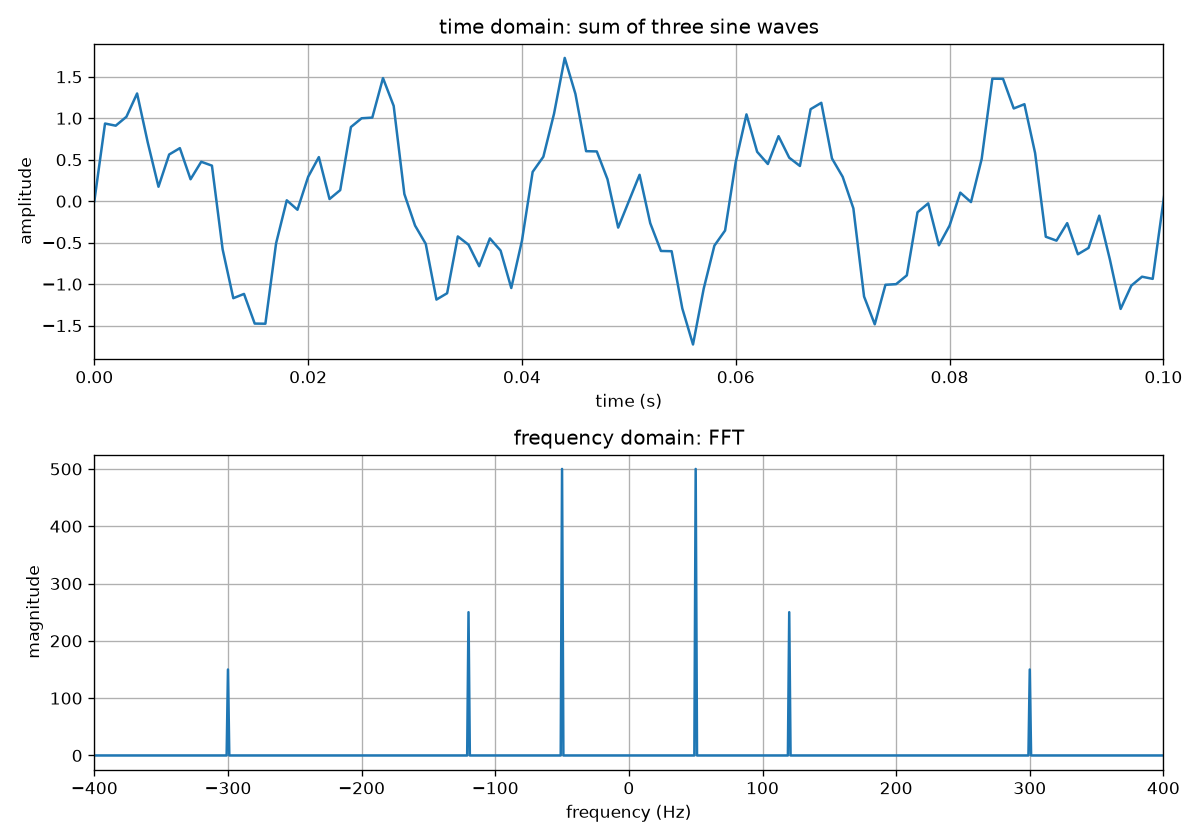

Generate this figure with Python:
# Verify that superimposed multi-frequency signals can be clearly separated in the frequency domain,
# yet no discernible structure is visible in the time-domain plot.

import matplotlib.pyplot as plt
import numpy as np


def make_sine(f, fs, duration, amp=1.0, phase=0.0):
    n = np.arange(int(fs * duration))
    t = n / fs
    x = amp * np.sin(2 * np.pi * f * t + phase)
    return t, x


fs = 1000.0
duration = 1.0

f1, amp1 = 50.0, 1.0
f2, amp2 = 120.0, 0.5
f3, amp3 = 300.0, 0.3

t, x1 = make_sine(f1, fs, duration, amp=amp1)
_, x2 = make_sine(f2, fs, duration, amp=amp2)   # "_" -> The return value is not needed, intentionally discard.
_, x3 = make_sine(f3, fs, duration, amp=amp3)

x = x1 + x2 + x3    # Linearity property
N = len(x)

X = np.fft.fft(x)
freqs = np.fft.fftfreq(N, d=1 / fs)
X_shifted = np.fft.fftshift(X)
freqs_shifted = np.fft.fftshift(freqs)
magnitude = np.abs(X_shifted)

fig, axes = plt.subplots(2, 1, figsize=(10, 7))

axes[0].plot(t, x)
axes[0].set_xlabel("time (s)")
axes[0].set_ylabel("amplitude")
axes[0].set_title("time domain: sum of three sine waves")
axes[0].set_xlim(0, 0.1)
axes[0].grid(True)

axes[1].plot(freqs_shifted, magnitude)
axes[1].set_xlabel("frequency (Hz)")
axes[1].set_ylabel("magnitude")
axes[1].set_title("frequency domain: FFT")
axes[1].set_xlim(-400, 400)
axes[1].grid(True)

fig.tight_layout()
fig.savefig("week1/d04_fft_multi.png", dpi=120)
print("saved to d04_fft_multi.png")

for f_expected in [f1, f2, f3]:
    idx = np.argmin(np.abs(freqs_shifted - f_expected))
    print(f"f={f_expected} Hz -> magnitude={magnitude[idx]:.2f}")
